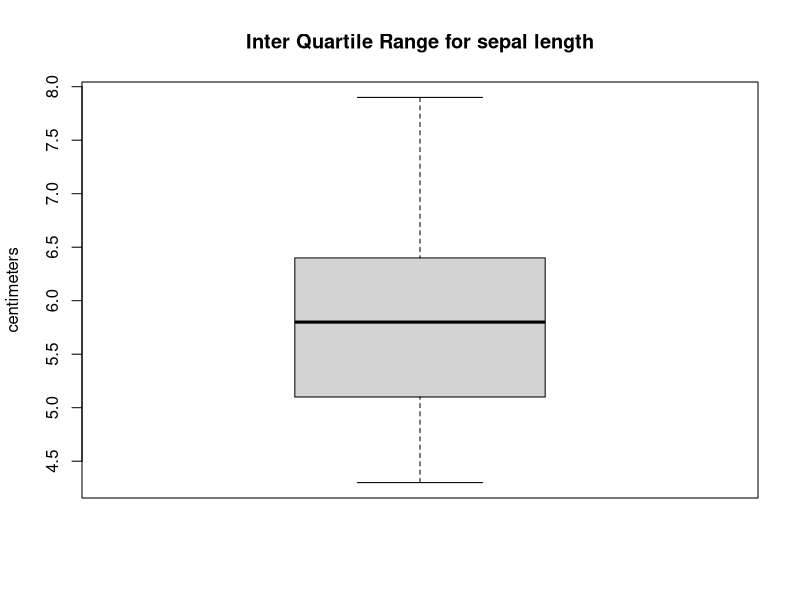

Here is the R script that generated this plot:
head(iris,150)
xdata=iris$Sepal.Length
MinQ=quantile(xdata,0)
FQ=quantile(xdata,0.25)
SQ=quantile(xdata,0.5)
TQ=quantile(xdata,0.75)
MaxQ=quantile(xdata,1)
cat("Minimum",MinQ)
cat("Lower Quartile",FQ)
cat("Median",SQ)
cat("Upper Quartile",TQ)
cat("Maximum",MaxQ)
AQ=quantile(xdata,prob=c(0,0.25,0.5,0.75,1))
cat("All the quartiles",AQ)
summary(xdata)
boxplot(xdata,main="Inter Quartile Range for sepal length",ylab="centimeters")
as.numeric(quantile(xdata,0.75)-quantile(xdata,0.25))
IQR(xdata)
